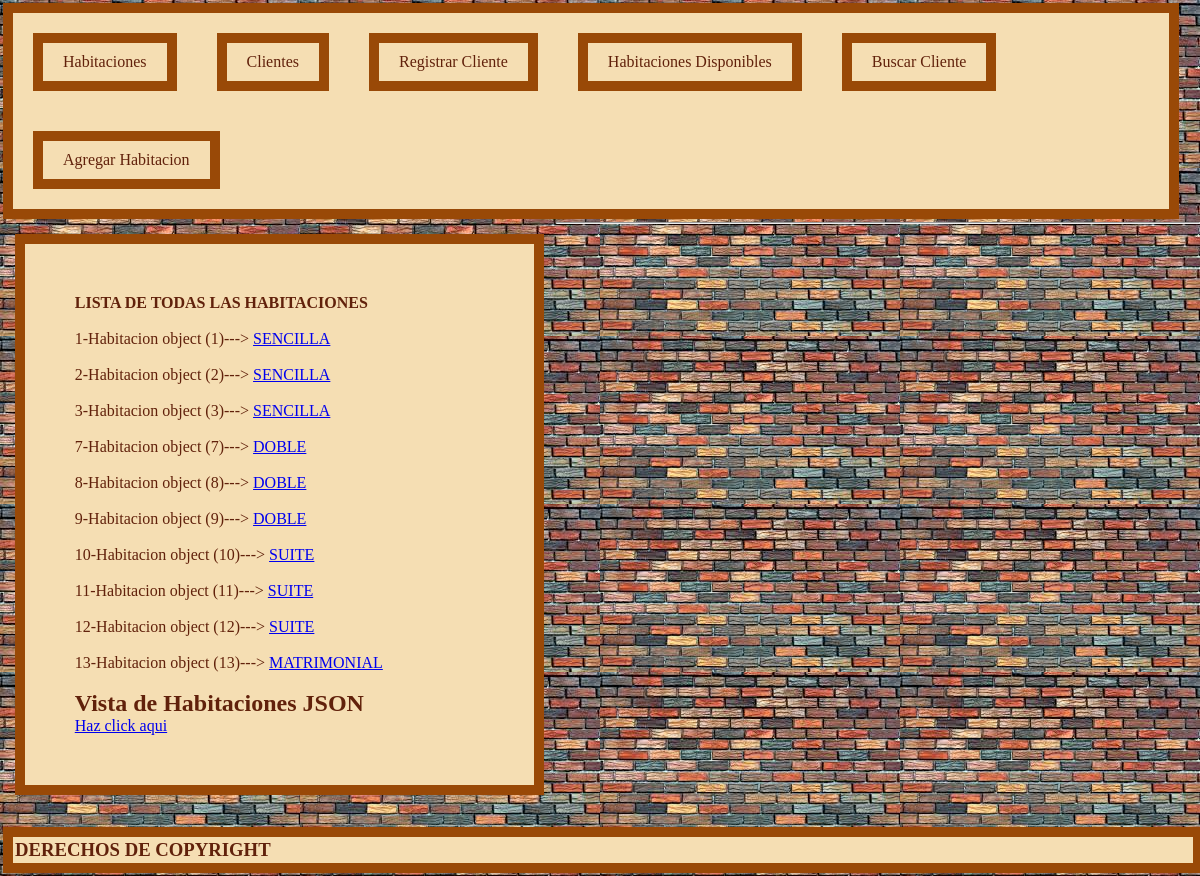
The page /hotel/ on the database its author committed.
### hotel/models.py (models this page shows)
class Habitacion(models.Model):
    SENCILLA = 'SENCILLA'
    DOBLE  = 'DOBLE'
    MATRIMONIAL = 'MATRIMONIAL'
    SUITE       = 'SUITE'
    TIPO_DE_HABITACION = [
        (SENCILLA,  'Sencilla'),
        (DOBLE, 'Doble'),
        (MATRIMONIAL, 'Matrimonial'),
        (SUITE, 'Suite'),
    ]
    tipo = models.CharField(
        max_length = 15,
        choices = TIPO_DE_HABITACION,
        default = SENCILLA,
    ) #  seleccionar el tipo de habitacion.
    dias        = models.PositiveIntegerField(null = True) # Dias ocupado
    servicios   = models.PositiveIntegerField(null = True) # Servicios al dia
    numero      = models.PositiveIntegerField() # id de la habitacion
    estado      = models.BooleanField(default = False) # False = Ocupadoimineto = models.BooleanField(default = False)
    mantenimiento = models.BooleanField(default = False)
    descripcion = models.CharField(max_length = 100)
    def get_absolute_url(self):
        return  str(self.id)

### hotel/views.py (the view)
# urls.py: path('', HabitacionListView.as_view(), name = 'habitacion-list'),
class HabitacionListView(View):
    def get(self, request):
        obj = Habitacion.objects.all()
        context = {
                'object_list': obj,
                }
        return render(request, 'hotel/lsta_habitacion.html', context)

### hotel/templates/hotel/lsta_habitacion.html (shortened to what this page needs)
{% extends 'base.html' %}
{% block body %}
<h1> LISTA DE TODAS LAS HABITACIONES </h1>
<br>
{% for instance in object_list %}
    <p>
        {{ instance.id }}-{{ instance }}--->
        <a href = '{{ instance.get_absolute_url }}'>{{ instance.tipo  }}</a>
    </p>
    <br>
{% endfor  %}
<h2>Vista de Habitaciones JSON</h2>
    <a href='habiJSON/'>Haz click aqui</a>
{% endblock %}

### hotel/static/css/estilos.css (style rules this page uses)
* { padding: 0; margin: 0; }
h1 { font-style:courier; }
body { background: url("images/ladrillos.jpg"); }

### rows shown on the page
Habitacion: id "1", id "Habitacion object (1)", tipo "SENCILLA"
Habitacion: id "2", id "Habitacion object (2)", tipo "SENCILLA"
Habitacion: id "3", id "Habitacion object (3)", tipo "SENCILLA"
Habitacion: id "7", id "Habitacion object (7)", tipo "DOBLE"
Habitacion: id "8", id "Habitacion object (8)", tipo "DOBLE"
Habitacion: id "9", id "Habitacion object (9)", tipo "DOBLE"
Habitacion: id "10", id "Habitacion object (10)", tipo "SUITE"
Habitacion: id "11", id "Habitacion object (11)", tipo "SUITE"
Habitacion: id "12", id "Habitacion object (12)", tipo "SUITE"
Habitacion: id "13", id "Habitacion object (13)", tipo "MATRIMONIAL"
